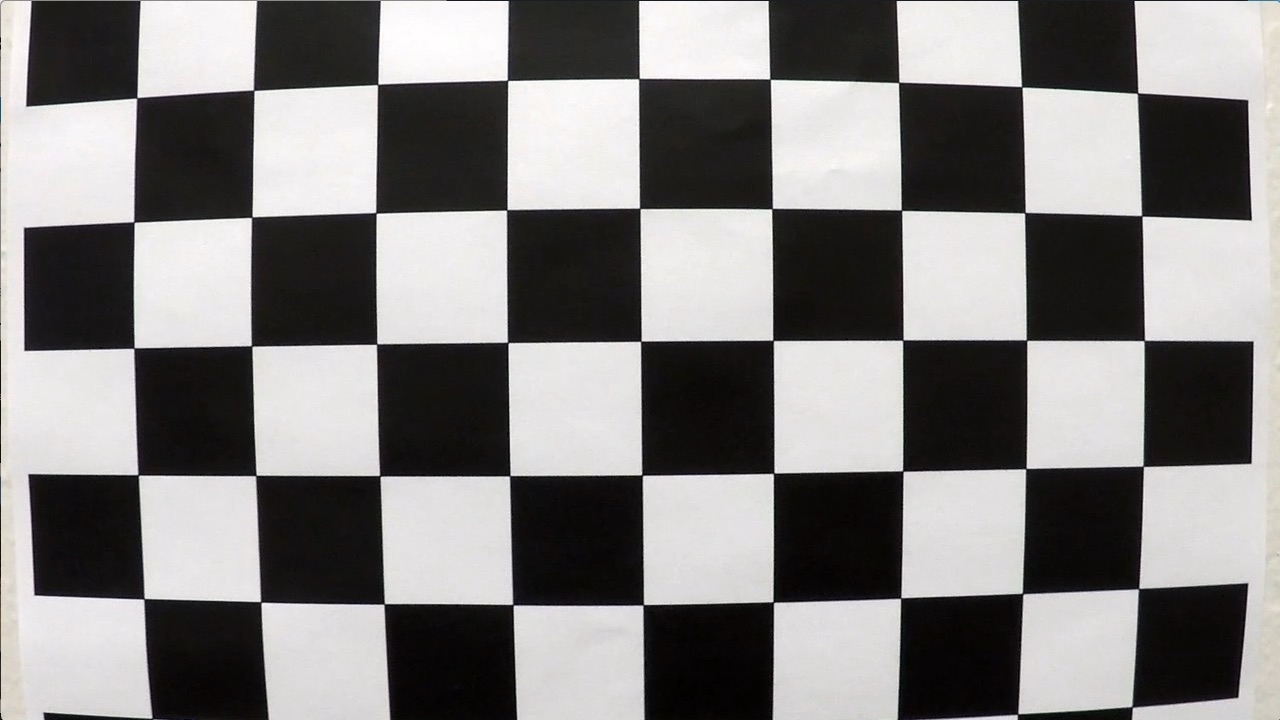
#> input picture camera_cal/calibration1.jpg, 1280 x 720 px; its folder holds 5 pictures in this run; the run also reads 1 picture not shown here
$ jupyter execute camera_calibration.ipynb
#> lines starting #> are read from the running program, lines starting #| are printed output that depends on the picture
# Advanced Lane Finding

The purpose of this code is to calibrate our camera using the 20 chessboard images provided.

A chessboard is used for camera calibration since its regular patterns of high contrast make it easy to detect automatically. So, if we use our camera to take multiple pictures of chessboard agaisnt a flat surface, then we will be able to detect any distortion by looking at the difference between the appartent size and shape of the squares of the chessboard pattern.

We will start by importing all relevant libraries such as opencv, numpy required.

[cell 1]
import os
import numpy as np
import cv2
import matplotlib.pyplot as plt
import matplotlib.image as mpimg
import glob
import natsort
import pickle

## Finding Corners

In this exercise, you'll use the OpenCV functions **findChessboardCorners()** and **drawChessboardCorners()** to automatically find and draw corners in an image of a chessboard pattern.

To learn more about both of those functions, you can have a look at the OpenCV documentation here: [**cv2.findChessboardCorners()**](https://docs.opencv.org/2.4/modules/calib3d/doc/camera_calibration_and_3d_reconstruction.html#cv2.findChessboardCorners) and [**cv2.drawChessboardCorners()**](https://docs.opencv.org/2.4/modules/calib3d/doc/camera_calibration_and_3d_reconstruction.html#cv2.drawChessboardCorners).

## Calibrate Camera Function

[cell 2]
def calibrate_camera(nx, ny):
    # function to calibrate the camera over different chessboard images and input the x and y corners

    # get the list of images
#> called with nx = 9, ny = 6
    images = glob.glob('camera_cal/calibration*.jpg')

    # sorting the images based on ids
    images = natsort.natsorted(images)
    # images = glob.glob('test_images/test*.jpg')

    # creating arrays to store object and image points from all the images
    objpoints = []      # 3D object points in real space
    imgpoints = []      # 2D points in image space

    # prepare object points
    objp = np.zeros((ny*nx, 3), np.float32)
    objp[:,:2] = np.mgrid[0:nx,0:ny].T.reshape(-1,2)    # x, y cor-ordinates

    # iterate through the images
    for fname in images:

        # read file
        img = cv2.imread(fname)
#> img is the input picture: shape (720, 1280, 3); mean B, G, R 127.8, 128.4, 130.1

        # grab the filenames and extensions for saving result files later
        filename_w_ext = os.path.basename(fname)
        filename, file_extension = os.path.splitext(filename_w_ext)

        # convert image to grayscale
        gray = cv2.cvtColor(img, cv2.COLOR_BGR2GRAY)

        # find the chessboard corners
        ret, corners = cv2.findChessboardCorners(gray, (nx, ny), None)
#> ret = False; corners = None
        # print(ret)

        # If found, we will get image coordinates
        if (ret == True):
            # add the corners and objectpoints to our lists
            imgpoints.append(corners)
            objpoints.append(objp)

            # draw and display the corners
            img_corners = cv2.drawChessboardCorners(img, (nx, ny), corners, ret)
            # cv2.imshow('img',img_corners)
            # cv2.waitKey(0)

            # save the drawn chessboard corners
            # mpimg.imsave(('output_images/chessboard_corners/'+filename+'-corners'+file_extension), img_corners)
            cv2.imwrite(('output_images/chessboard_corners/'+filename+'-corners'+file_extension), img_corners)

            # calculate and save undistorted images
            ret, mtx, dist, rvecs, tvecs = cv2.calibrateCamera(objpoints, imgpoints, img.shape[1::-1], None, None)
            undist = cv2.undistort(img, mtx, dist, None, mtx)
            cv2.imwrite(('output_images/undistorted_chessboard_corners/'+filename+'-undistorted'+file_extension), undist)
#> pass 2 of the loop in calibrate_camera, `for fname in images:`:
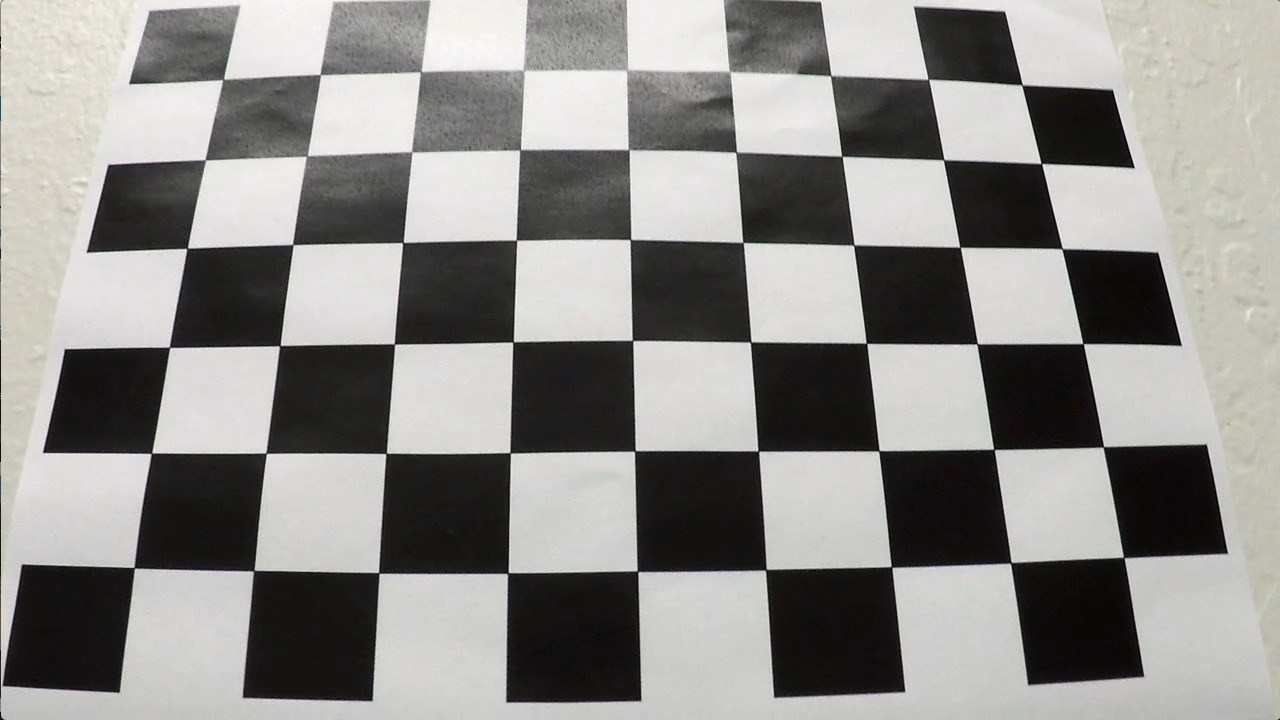
#> input picture camera_cal/calibration3.jpg, 1280 x 720 px
#> in calibrate_camera, img is the input picture: shape (720, 1280, 3); mean B, G, R 138.1, 141, 141.8
#> in calibrate_camera, `ret, corners = cv2.findChessboardCorners(gray, (nx, ny), None)`: ret = True; corners = 54 rows, first 8: [224.4, 78.44], [319.5, 74.21], [421.5, 70.78], [524.5, 70.76], [625.8, 70.84], [729.5, 71.51], [830.6, 75.96], [927.9, 78.63]
#> in calibrate_camera, `img_corners = cv2.drawChessboardCorners(img, (nx, ny), corners, ret)`:
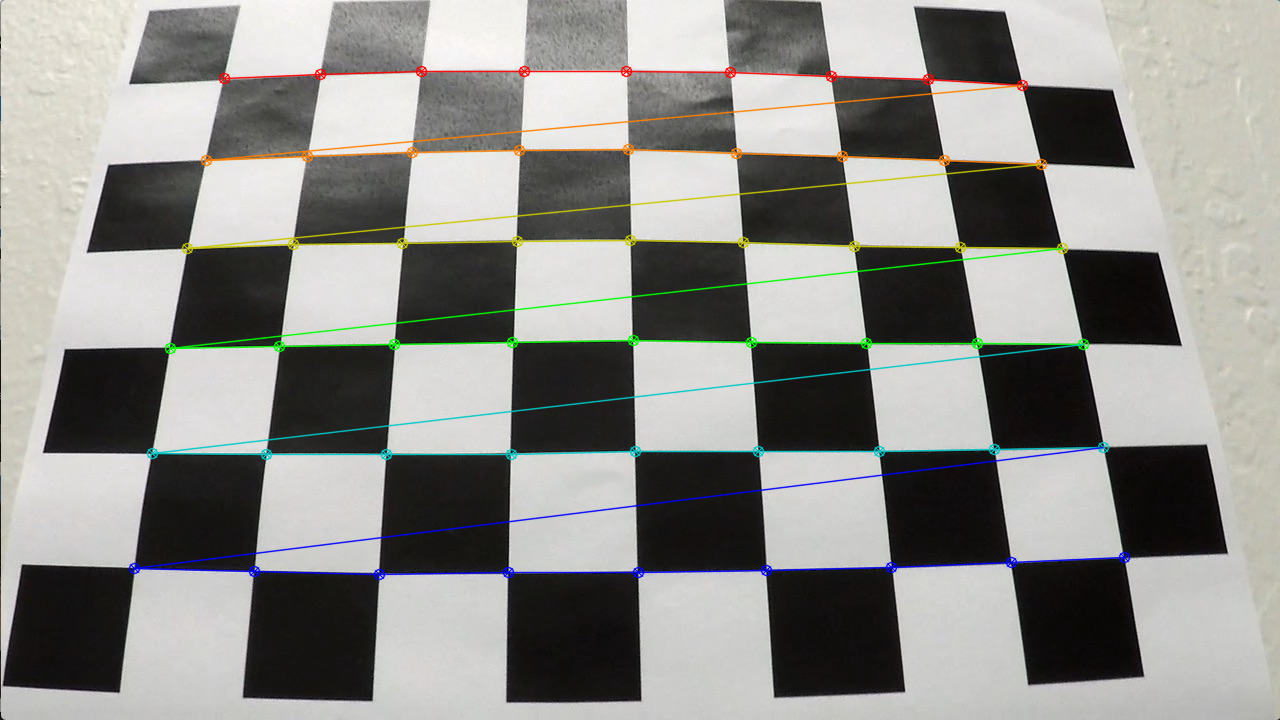
#> img_corners: shape (720, 1280, 3); mean B, G, R 137.4, 141.1, 141.3
#> in calibrate_camera, `ret, mtx, dist, rvecs, tvecs = cv2.calibrateCamera(objpoints, imgpoint..`: ret = 1.12; mtx = [[1364.2, 0, 697.7], [0, 1379.1, 344.7], [0, 0, 1]]; dist = [[-0.327, -0.363, 0.018, -0.00245, 1.48]]; rvecs = ([-0.514, -0.0895, -0.0234],); tvecs = ([-4.67, -2.64, 12.53],)
#> in calibrate_camera, `undist = cv2.undistort(img, mtx, dist, None, mtx)`:
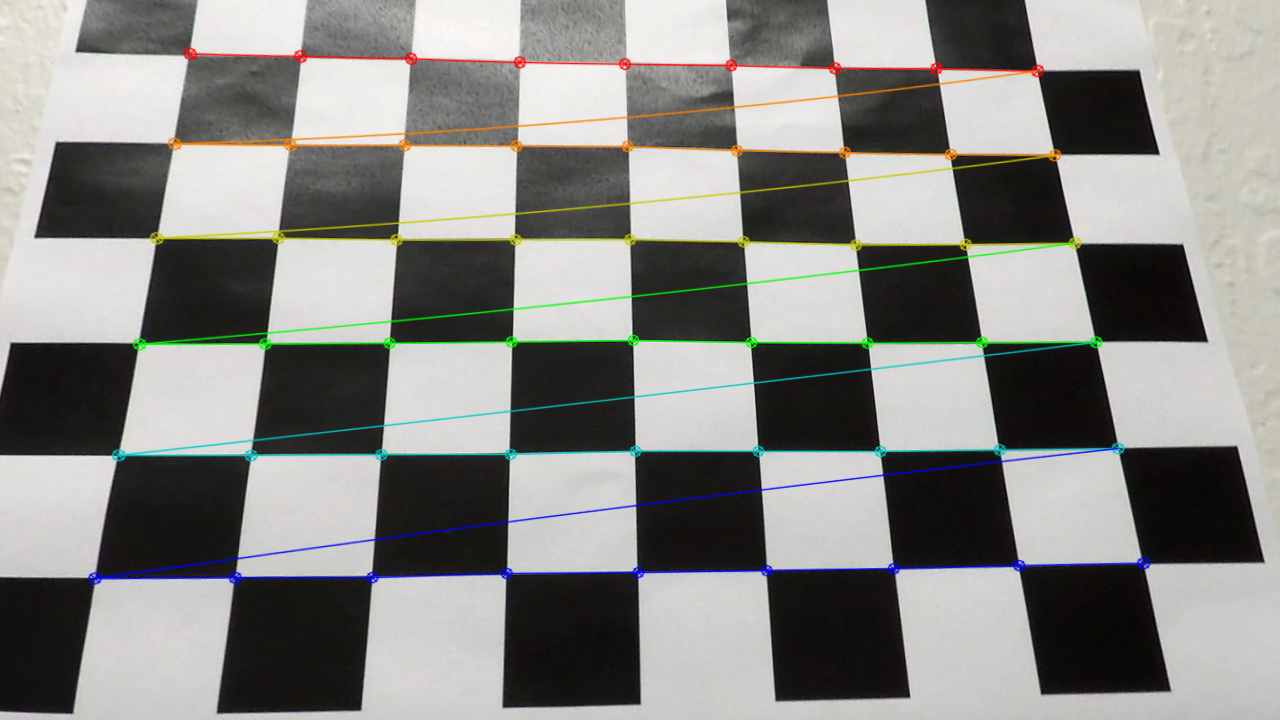
#> undist: shape (720, 1280, 3); mean B, G, R 132.2, 135.5, 135.6
#> pass 3 of the loop in calibrate_camera, `for fname in images:`:
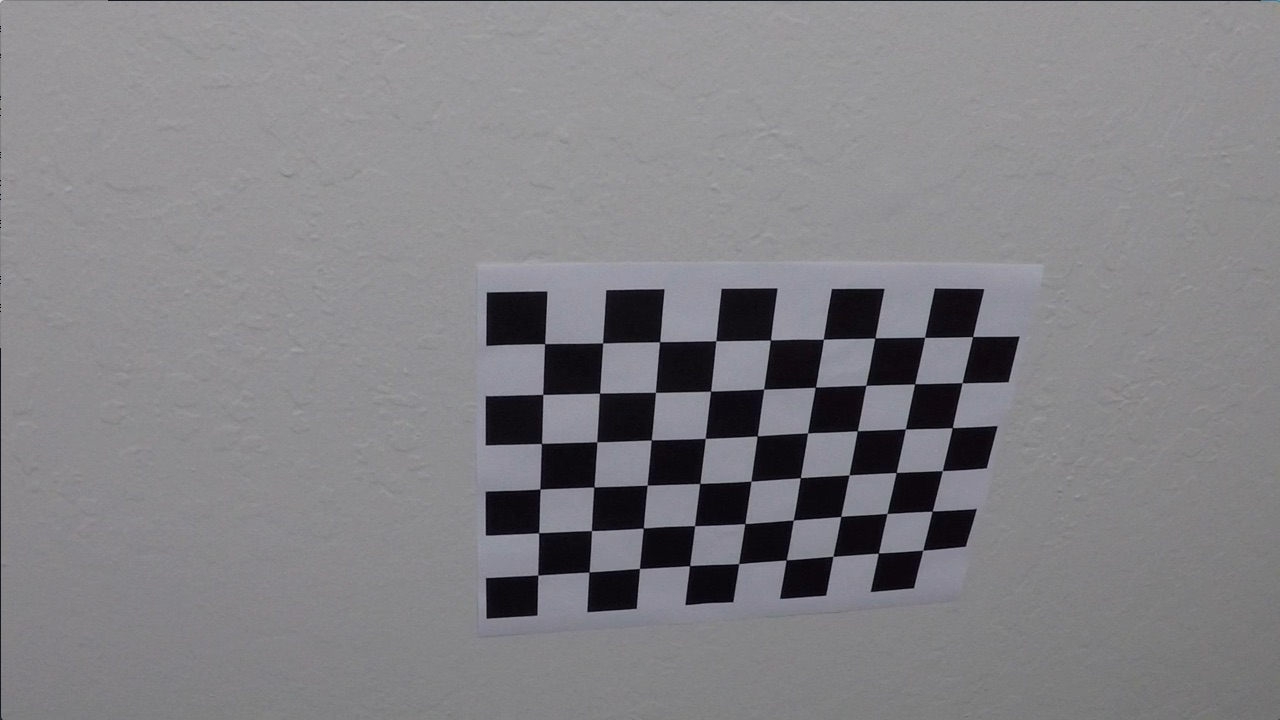
#> input picture camera_cal/calibration10.jpg, 1280 x 720 px
#> in calibrate_camera, img is the input picture: shape (720, 1280, 3); mean B, G, R 133.1, 129.4, 130.2
#> in calibrate_camera, `ret, corners = cv2.findChessboardCorners(gray, (nx, ny), None)`: ret = True; corners = 54 rows, first 8: [545.3, 343.1], [602.7, 342.8], [660.1, 341.3], [715.8, 340.7], [770.6, 340], [823.5, 339.2], [874.3, 338.5], [925.1, 337.4]
#> in calibrate_camera, `img_corners = cv2.drawChessboardCorners(img, (nx, ny), corners, ret)`:
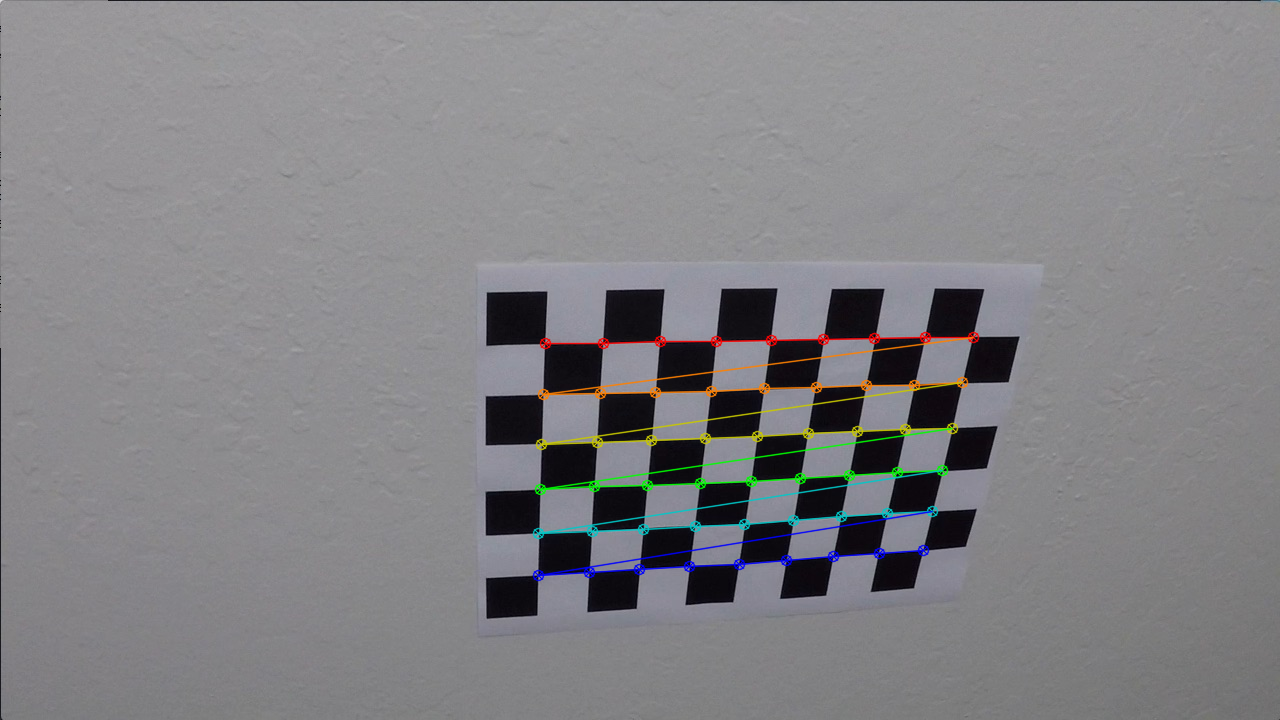
#> img_corners: shape (720, 1280, 3); mean B, G, R 133, 130, 130.6
#> in calibrate_camera, `ret, mtx, dist, rvecs, tvecs = cv2.calibrateCamera(objpoints, imgpoint..`: ret = 0.961; mtx = [[1145.4, 0, 667.8], [0, 1129.8, 393.5], [0, 0, 1]]; dist = [[-0.282, 0.177, 0.00437, 0.00349, -0.118]]; rvecs = ([-0.423, -0.0714, -0.0192], [0.505, -0.227, 0.0285]); tvecs = ([-4.39, -3.16, 10.49], [-2.08, -0.853, 19.32])
#> in calibrate_camera, `undist = cv2.undistort(img, mtx, dist, None, mtx)`:
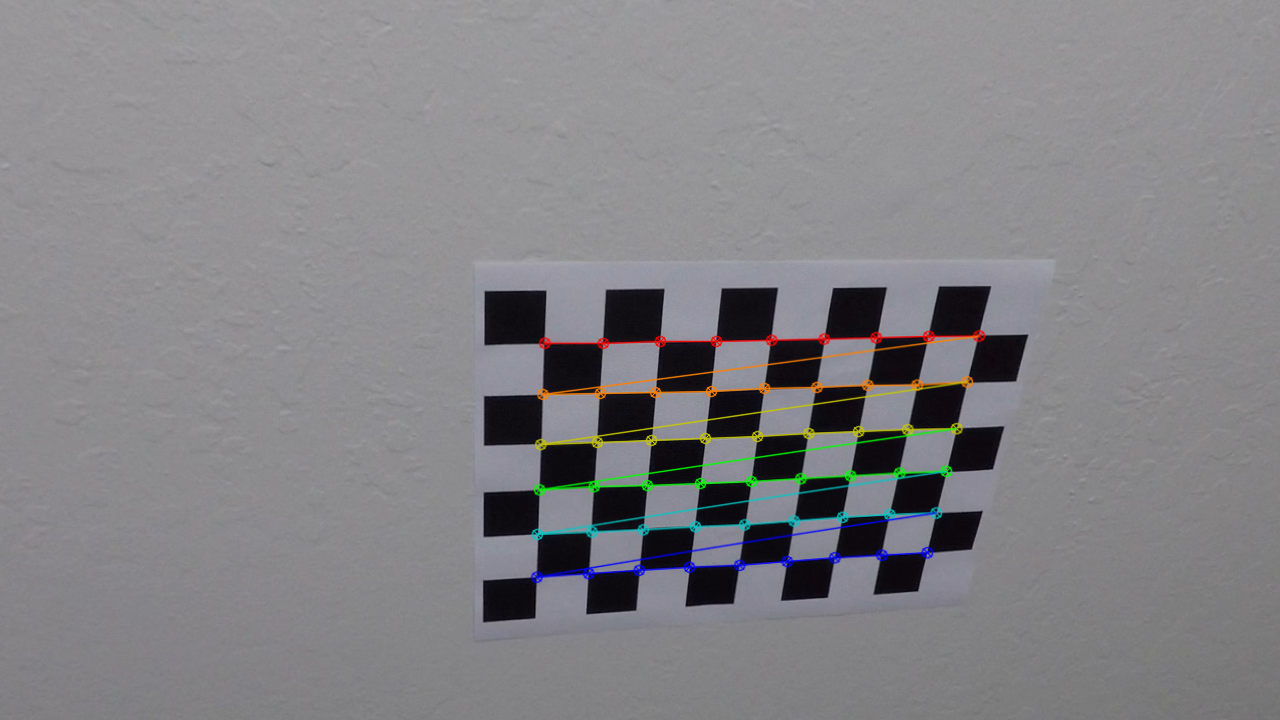
#> undist: shape (720, 1280, 3); mean B, G, R 133.2, 130.1, 130.7
#> the loop made 5 passes; the first 3 are shown


    # cv2.destroyAllWindows()

    # sample one image for undistortion demo

    img = cv2.imread('camera_cal/calibration3.jpg')
    img_size = (img.shape[1], img.shape[0])
#> img_size = (1280, 720)

    # camera calibration after giving object points and image points

    ret, mtx, dist, rvecs, tvecs = cv2.calibrateCamera(objpoints, imgpoints, img_size, None, None)

    dst = cv2.undistort(img, mtx, dist, None, mtx)
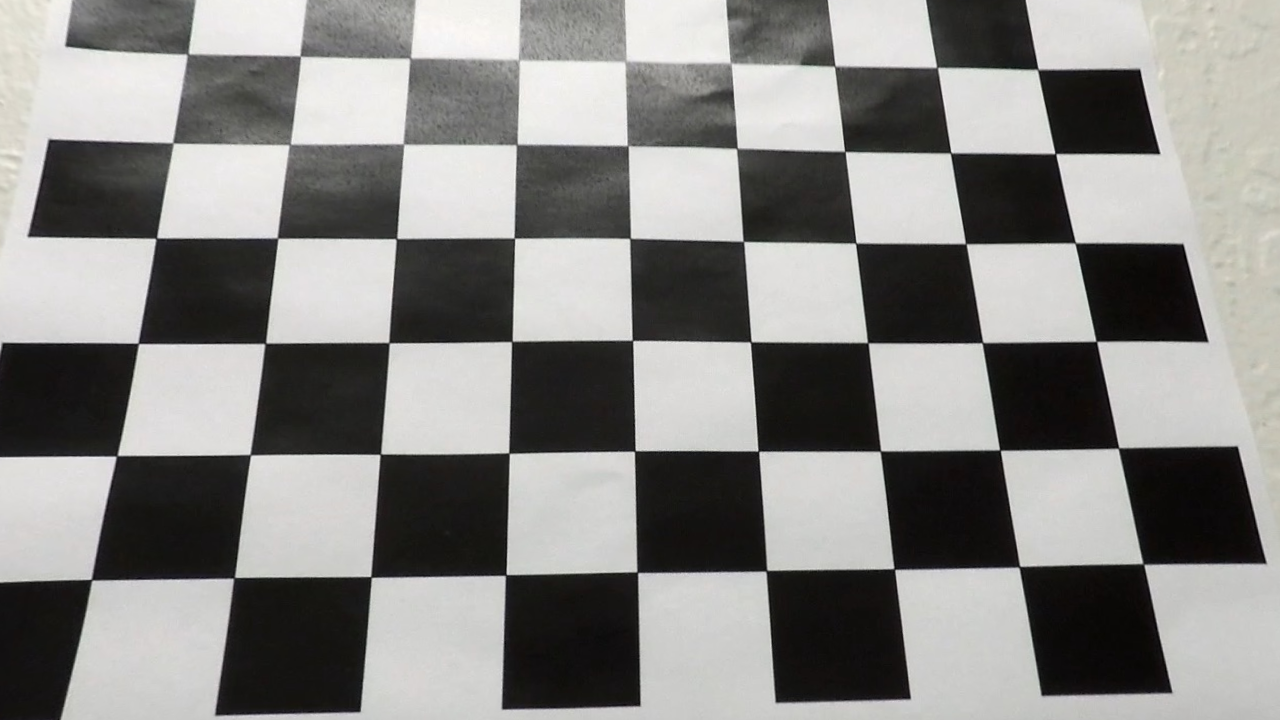
#> dst: shape (720, 1280, 3); mean B, G, R 132.7, 134.9, 135.7
    cv2.imwrite('output_images/test_undist.jpg',dst)

    # Save the camera calibration result for later use (we won't worry about rvecs / tvecs)
    dist_pickle = {}
    dist_pickle["mtx"] = mtx
    dist_pickle["dist"] = dist
    pickle.dump( dist_pickle, open( "pickle/wide_dist_pickle.p", "wb" ) )

    # Visualize undistortion

    f, (ax1, ax2) = plt.subplots(1, 2, figsize=(20,10))
    ax1.imshow(img)
    ax1.set_title('Original Image', fontsize=30)
    ax2.imshow(dst)
    ax2.set_title('Undistorted Image', fontsize=30)

    return mtx, dist

### Call Camera Calibration Function

[cell 3]
# function call
calibrate_camera(9,6)
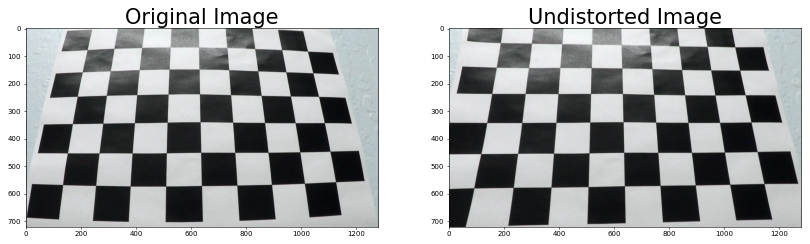
#> figure drawn by matplotlib, 2 panels; B, G, R data is drawn as R, G, B
